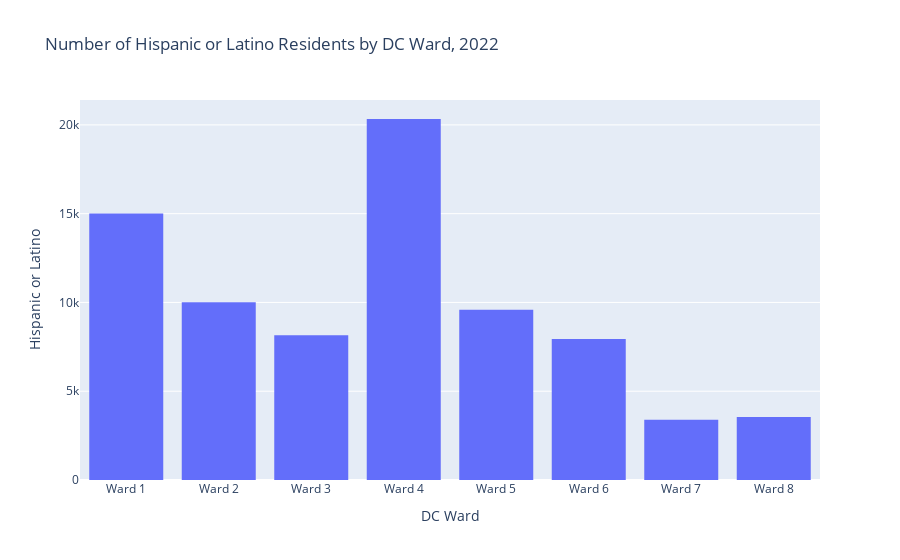

Notebook code for this chart:
### Code cell
fig = px.bar(demog_trimmed_ward,
             x='WARD',
             y='Hispanic or Latino',
             title='Number of Hispanic or Latino Residents by DC Ward, 2022',
             labels={
                 'WARD':'DC Ward'
             }
            )
fig.update_traces(marker_line_width=0)
fig.show()

### Figure 1 — Plotly figure (JSON) as saved in the notebook; plotly's stock layout.template omitted (floating-point values rounded to 4 significant figures)
{"data": [{"alignmentgroup": "True", "hovertemplate": "DC Ward=%{x}<br>Hispanic or Latino=%{y}<extra></extra>", "legendgroup": "", "marker": {"color": "#636efa", "line": {"width": 0}, "pattern": {"shape": ""}}, "name": "", "offsetgroup": "", "orientation": "v", "showlegend": false, "textposition": "auto", "type": "bar", "x": ["Ward 1", "Ward 2", "Ward 3", "Ward 4", "Ward 5", "Ward 6", "Ward 7", "Ward 8"], "xaxis": "x", "y": [15009, 10014, 8155, 20331, 9589, 7945, 3393, 3545], "yaxis": "y"}], "layout": {"autosize": true, "barmode": "relative", "legend": {"tracegroupgap": 0}, "title": {"text": "Number of Hispanic or Latino Residents by DC Ward, 2022"}, "xaxis": {"anchor": "y", "autorange": true, "domain": [0, 1], "range": [-0.5, 7.5], "title": {"text": "DC Ward"}, "type": "category"}, "yaxis": {"anchor": "x", "autorange": true, "domain": [0, 1], "range": [0, 21400.0], "title": {"text": "Hispanic or Latino"}, "type": "linear"}}}
